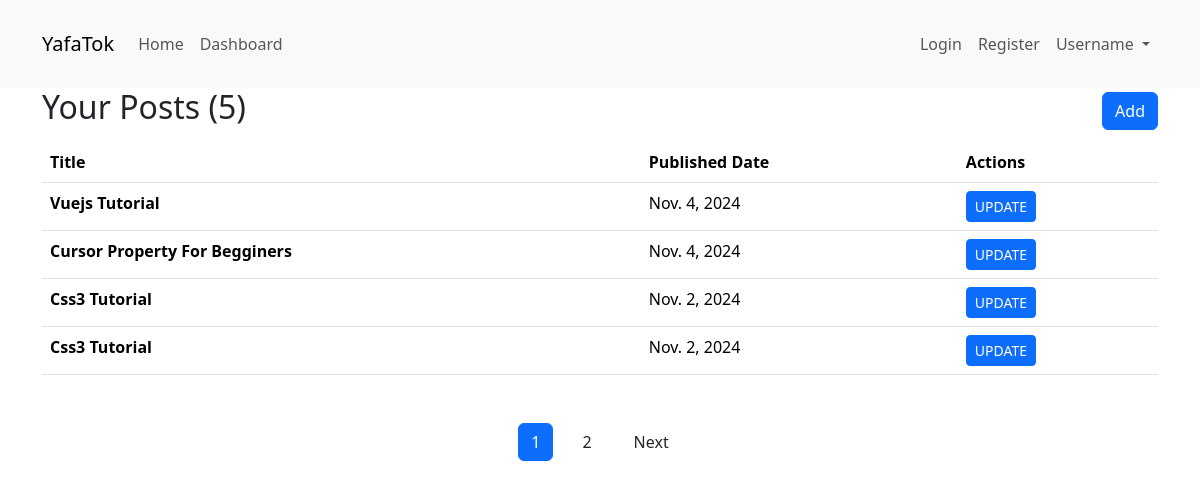
The app's page /dashboard/ (signed in), older data.
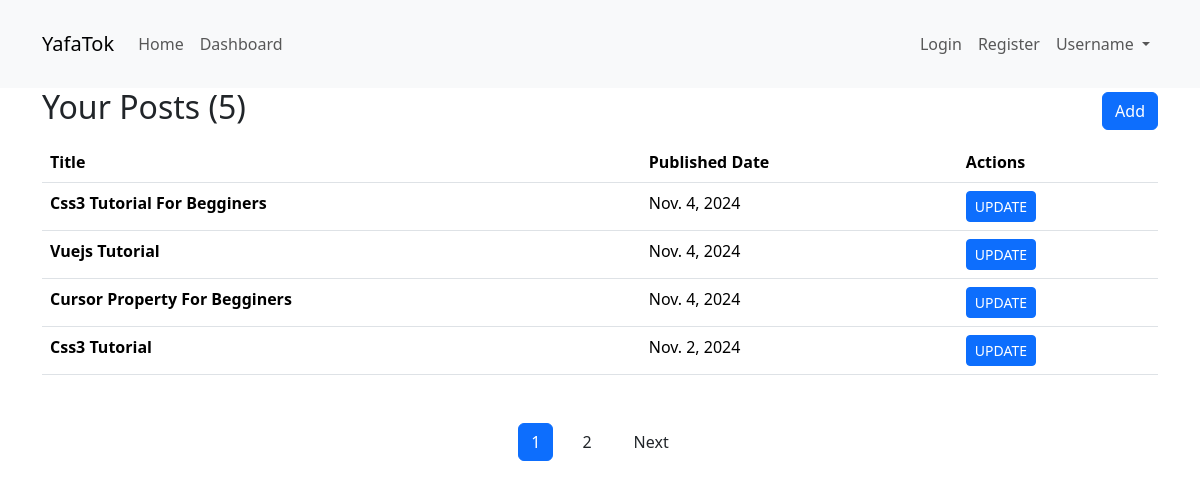
The same page, newer data.
### posts/models.py (models this page shows, shortened)
class Post(models.Model):
    title = models.CharField(max_length=255)
    description = models.TextField()
    image = models.ImageField(upload_to="posts")
    user = models.ForeignKey(User, on_delete=models.CASCADE)
    tags = models.ManyToManyField(Tag)
    created_at = models.DateField(auto_now_add=True)
    updated_at = models.DateField(auto_now=True)

### posts/views.py (the view)
# urls.py: path("dashboard/", views.index, name="posts.index"),
def index(request: HttpRequest) -> HttpResponse:
    page_number = request.GET.get("p", 1)
    current_user_posts = Post.objects.filter(user=request.user)
    posts = Paginator(current_user_posts.order_by("-updated_at"), 4).get_page(
        page_number
    )
    return render(
        request,
        "posts/index.html",
        {"posts": posts, "count": current_user_posts.count()},
    )

### posts/templates/posts/index.html
{% extends "base.html" %}
{% block body %}
<div class="d-flex justify-content-between align-items-center">
    <h2>Your Posts ({{count}})</h2>
    <a href="{% url "posts.create" %}" class="btn btn-primary">Add</a>
</div>
<div>
    <table class="mt-2 table">
        <thead>
            <tr>
                <th scope="col">Title</th>
                <th scope="col">Published Date</th>
                <th scope="col">Actions</th>
            </tr>
        </thead>
        <tbody>
            {% for post in posts %}
                <tr>
                    <th scope="row">{{post.title|title}}</th>
                    <td>{{post.updated_at|date}}</td>
                    <td>
                        <a class='btn btn-primary btn-sm' href="{% url "posts.update" id=post.id %}">UPDATE</a>
                    </td>
                </tr>
                {% empty %}
                <th colspan="3" scope='row'>Don't have any posts</th>
            {% endfor %}
        </tbody>
    </table>
    {% if count > 4 %}
        {% include "posts/includes/posts-pagination.html" %}
    {% endif %}
</div>
{% endblock body %}

Row changes from the older to the newer data that the page shows:
changed Post: title "Css3 Tutorial" → "Css3 Tutorial For Begginers"; updated_at "Nov. 2, 2024" → "Nov. 4, 2024"; moves up the list
